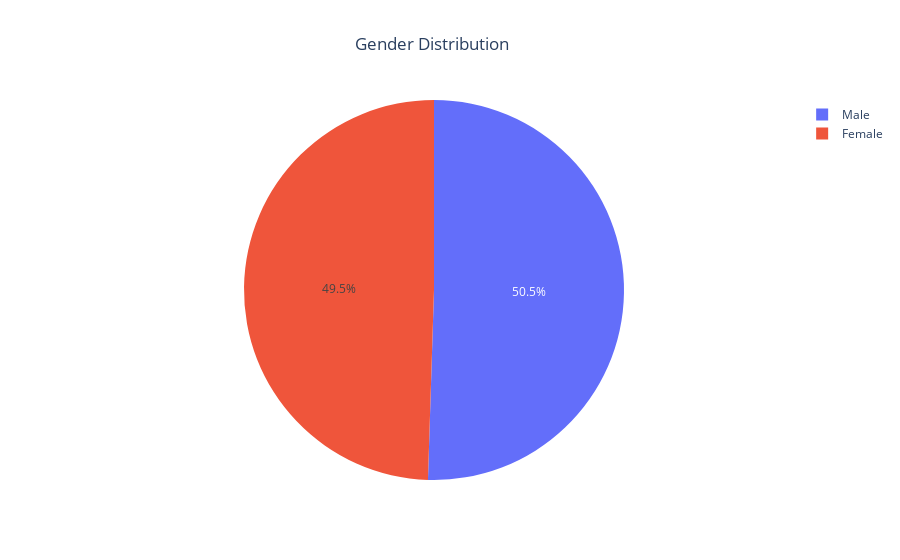

Write notebook code for a chart like this one.
### Code cell
countPlot(y = df['Gender'], title = 'Countplot of Genders', height = df['Gender'].nunique());
piePlot(data = df['Gender'], value = 'Percentage', name = 'Class', title = 'Gender Distribution')

### Figure 1 — Plotly figure (JSON) as saved in the notebook; plotly's stock layout.template omitted (floating-point values rounded to 4 significant figures)
{"data": [{"domain": {"x": [0, 1], "y": [0, 1]}, "hovertemplate": "Class=%{label}<br>Percentage=%{value}<extra></extra>", "labels": ["Male", "Female"], "legendgroup": "", "name": "", "showlegend": true, "type": "pie", "values": [50.51, 49.49]}], "layout": {"legend": {"tracegroupgap": 0}, "title": {"text": "Gender Distribution", "x": 0.48}}}
